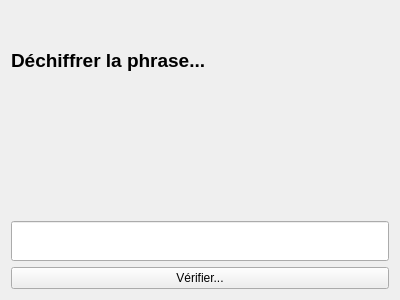
<?xml version="1.0" encoding="UTF-8"?>
<ui version="4.0">
 <class>Dechiffrer</class>
 <widget class="QWidget" name="Dechiffrer">
  <property name="geometry">
   <rect>
    <x>0</x>
    <y>0</y>
    <width>400</width>
    <height>300</height>
   </rect>
  </property>
  <property name="windowTitle">
   <string>Form</string>
  </property>
  <layout class="QVBoxLayout" name="verticalLayout">
   <item>
    <widget class="QLabel" name="label">
     <property name="font">
      <font>
       <pointsize>14</pointsize>
       <weight>75</weight>
       <bold>true</bold>
      </font>
     </property>
     <property name="text">
      <string>Déchiffrer la phrase...</string>
     </property>
     <property name="scaledContents">
      <bool>false</bool>
     </property>
    </widget>
   </item>
   <item alignment="Qt::AlignHCenter">
    <widget class="QLabel" name="sentence">
     <property name="font">
      <font>
       <family>Courier</family>
       <pointsize>15</pointsize>
       <weight>50</weight>
       <bold>false</bold>
      </font>
     </property>
     <property name="text">
      <string/>
     </property>
    </widget>
   </item>
   <item>
    <widget class="QLineEdit" name="lineEdit">
     <property name="minimumSize">
      <size>
       <width>0</width>
       <height>40</height>
      </size>
     </property>
     <property name="font">
      <font>
       <pointsize>14</pointsize>
       <weight>75</weight>
       <bold>true</bold>
      </font>
     </property>
     <property name="text">
      <string/>
     </property>
    </widget>
   </item>
   <item>
    <widget class="QPushButton" name="buttonVerif">
     <property name="text">
      <string>Vérifier...</string>
     </property>
    </widget>
   </item>
  </layout>
 </widget>
 <resources/>
 <connections/>
</ui>
